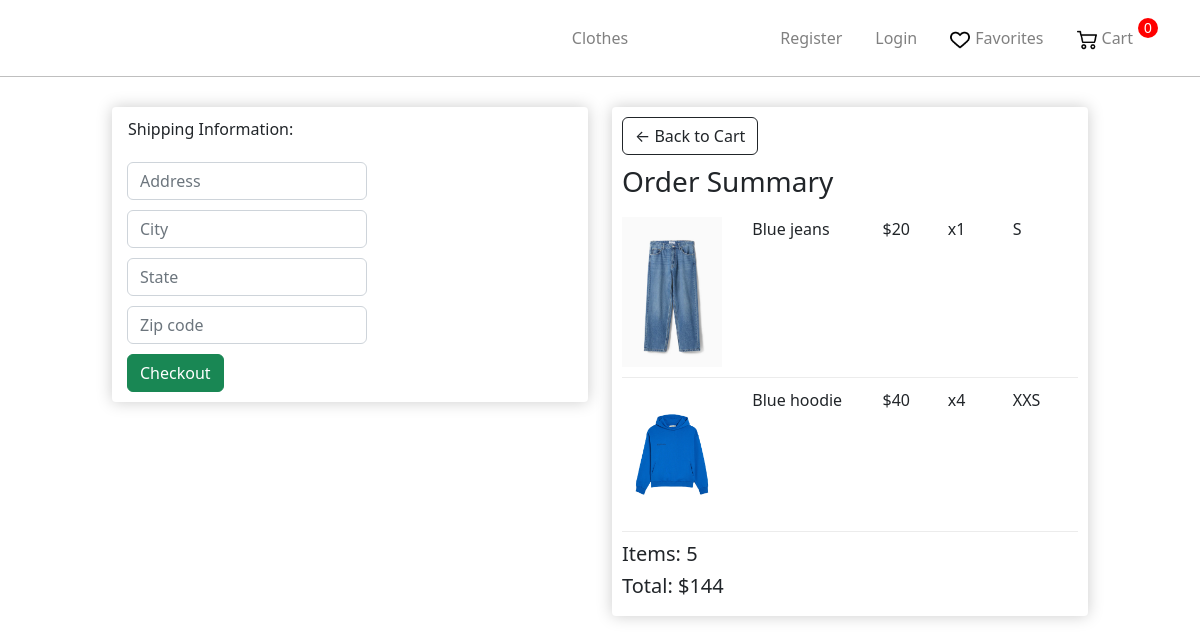
Screenshot of /landing/4/ with the database file from the repository.
### store/models.py (models this page shows, shortened)
class OrderProduct(models.Model):
    user = models.ForeignKey('User', on_delete=models.CASCADE)
    product = models.ForeignKey('Product', on_delete=models.PROTECT)
    quantity = models.IntegerField(default=1)
    ordered = models.BooleanField(default=False)
    size = models.ForeignKey('Size',on_delete=models.SET_NULL, null=True )
    def get_total_product_price(self):
        return self.quantity * self.product.price

class Product(models.Model):
    AVAILABILITY =(
        ('Y', 'В наличии'),
        ('N', 'Нет в наличии'),
    )
    name = models.CharField(max_length=255)
    slug = models.SlugField(max_length=255, unique=True, db_index=True)
    description = models.TextField(blank=True)
    discount = models.BooleanField(default=False)
    price = models.IntegerField()
    price_discount = models.IntegerField(blank=True)
    photo = models.ImageField(upload_to="photos")
    availability = models.CharField(max_length=1,choices = AVAILABILITY,default = '')
    cat = models.ForeignKey('Category', on_delete=models.PROTECT)
    gender = models.ForeignKey('Gender', on_delete=models.PROTECT)
    sizes = models.ManyToManyField('Size')

class Size(models.Model):
    name = models.CharField(max_length=5)
    def __str__(self):
        return self.name

class Order(models.Model):
    user = models.ForeignKey('User', on_delete=models.CASCADE)
    products = models.ManyToManyField('OrderProduct')
    time_create = models.DateTimeField(auto_now_add=True)
    ordered = models.BooleanField(default=False)
    address = models.ForeignKey('Address', on_delete=models.SET_NULL, blank=True, null=True)
    promo_code = models.CharField(max_length=50, blank=True)
    discount_percent = models.IntegerField(default=0)
    def get_total(self):
        total = 0
        for order_item in self.products.all():
            total += order_item.get_total_product_price()
        discount = total * self.discount_percent / 100
        return int(total - discount)
    def get_total_quantity(self):
        quantity = 0
        for order_item in self.products.all():
            quantity += order_item.quantity
        return quantity

### store/views.py (the view)
# urls.py: path('landing/<int:order_id>/',views.ProductLandingPageView.as_view(),name = 'landing'),
class ProductLandingPageView(TemplateView):
    template_name = "store/checkout.html"
    def get_context_data(self, **kwargs):
        order_id = self.kwargs["order_id"]
        order = Order.objects.get(pk=order_id)
        context = super(ProductLandingPageView, self).get_context_data(**kwargs)
        context.update({
            "order": order,
            "STRIPE_PUBLIC_KEY": settings.STRIPE_PUBLIC_KEY,
        })
        context.update(csrf(self.request))
        return context

### store/templates/store/checkout.html (shortened to what this page needs)
{% extends 'store/layout.html' %}
{% load static %}
{% block content %}
    <link rel="stylesheet" href="{% static 'store/css/CategoriesCartCheckout.css' %}">
     <div class="row">
		<div class="col-lg-5" style="height: 317px">
			<div class="box-element" id="form-wrapper">
				<form id="form">
					<div id="shipping-info">
						<p style="margin-left: 6px;">Shipping Information:</p>
						<div class="form-field">
							<input class="form-control" type="text" name="address" placeholder="Address">
						</div>
						<div class="form-field">
							<input class="form-control" type="text" name="city" placeholder="City">
						</div>
						<div class="form-field">
							<input class="form-control" type="text" name="state" placeholder="State">
						</div>
						<div class="form-field">
							<input class="form-control" type="text" name="zipcode" placeholder="Zip code">
						</div>
					</div>
					<button class="btn btn-success btn-block" type="button" id="checkout-button" style="margin-left: 5px; margin-top: 5px;">Checkout</button>
				</form>
			</div>
			<br>
		</div>
		<div class="col-lg-5" style="height: 317px">
			<div class="box-element">
				<a  class="btn btn-outline-dark" href="{% url 'cart' %}">&#x2190; Back to Cart</a>
				<h3 style="margin-top: 10px; margin-bottom: 18px;">Order Summary</h3>
				{%for orderproduct in order.products.all%}
				<div class="cart-row">
					<div style="flex:2"><img class="row-image" src="{{orderproduct.product.photo.url}}"></div>
					<div style="flex:2">{{orderproduct.product.name}}</div>
					<div style="flex:1"><p>${{orderproduct.product.price}}</p></div>
					<div style="flex:1"><p>x{{orderproduct.quantity}}</p></div>
					<div style="flex:1"><p>{{orderproduct.size}}</p></div>
				</div>
				{%endfor%}
                <h5>Items:   {{order.get_total_quantity}}</h5>
				<h5>Total:   ${{order.get_total}}</h5>
			</div>
		</div>
	</div>
{% endblock %}

### store/static/store/css/CategoriesCartCheckout.css (style rules this page uses)
.box-element { box-shadow:hsl(0, 0%, 80%) 0 0 16px; background-color: white; border-radius: 4px; padding: 10px; }
.row { display: flex; justify-content: center; align-items: center; margin-top: 20px; width: 100%; margin-left: 0; }
.row-image { width: 100px; }
.form-field { width: 250px; display: inline-block; padding: 5px; }
.cart-row { display: flex; align-items: flex-stretch; padding-bottom: 10px; margin-bottom: 10px; border-bottom: 1px solid #ececec; }
.col-lg-5 { margin-top: 10px; }

### rows the page displays
OrderProduct: product.photo (picture), product.name "Blue jeans", product.price "20", quantity "1", size "S"
OrderProduct: product.photo (picture), product.name "Blue hoodie", product.price "40", quantity "4", size "XXS"
Order: get_total_quantity "5", get_total "144"
